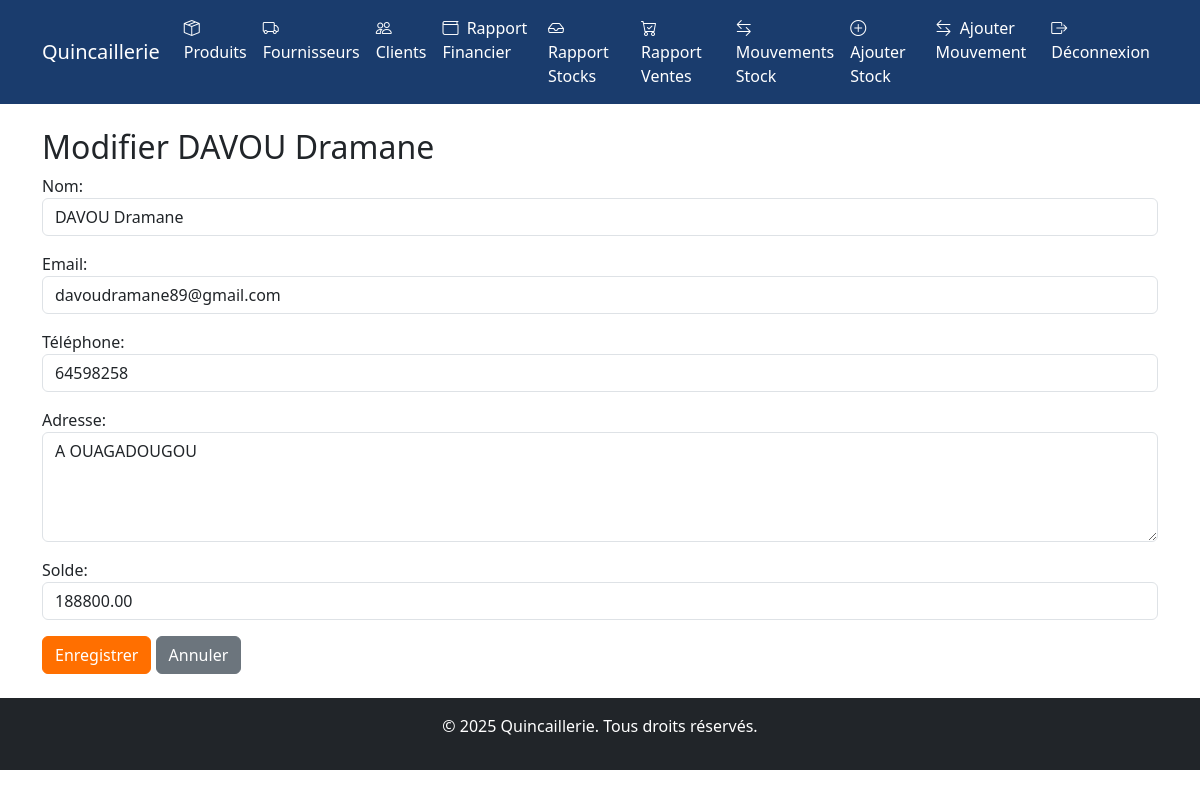
Screenshot of /clients/modifier/1/ (signed in) with the database file from the repository.
### clients/models.py (models this page shows, shortened)
class Client(models.Model):
    nom = models.CharField(max_length=200, verbose_name="Nom")
    email = models.EmailField(blank=True, verbose_name="Email")
    telephone = models.CharField(max_length=20, blank=True, verbose_name="Téléphone")
    adresse = models.TextField(blank=True, verbose_name="Adresse")
    solde = models.DecimalField(max_digits=10, decimal_places=2, default=0.00, verbose_name="Solde")
    date_creation = models.DateTimeField(auto_now_add=True)
    class Meta:
        verbose_name = "Client"
        verbose_name_plural = "Clients"

### clients/views.py (the view)
# urls.py: path('modifier/<int:pk>/', views.modifier_client, name='modifier_client'),
@login_required
def modifier_client(request, pk):
    client = get_object_or_404(Client, pk=pk)
    if request.method == 'POST':
        form = ClientForm(request.POST, instance=client)
        if form.is_valid():
            form.save()
            messages.success(request, 'Client modifié avec succès.')
            return redirect('clients:liste_clients')
    else:
        form = ClientForm(instance=client)
    return render(request, 'clients/formulaire_client.html', {'form': form, 'titre': f'Modifier {client.nom}'})

### clients/forms.py
class ClientForm(forms.ModelForm):
    class Meta:
        model = Client
        fields = ['nom', 'email', 'telephone', 'adresse', 'solde']
        widgets = {
            'nom': forms.TextInput(attrs={'class': 'form-control'}),
            'email': forms.EmailInput(attrs={'class': 'form-control'}),
            'telephone': forms.TextInput(attrs={'class': 'form-control'}),
            'adresse': forms.Textarea(attrs={'class': 'form-control', 'rows': 4}),
            'solde': forms.NumberInput(attrs={'class': 'form-control'}),
        }

### clients/templates/clients/formulaire_client.html (shortened to what this page needs)
{% extends 'base.html' %}
{% block contenu %}
    <h2>{{ titre }}</h2>
    <form method="post">
        {{ form.as_p }}
        <button type="submit" class="btn btn-primary">Enregistrer</button>
        <a href="{% url 'liste_clients' %}" class="btn btn-secondary">Annuler</a>
    </form>
{% endblock %}

### static/css/styles.css (style rules this page uses)
.form-control { border-radius: 6px; }
.btn-primary, .btn-outline-primary { background-color: #ff6f00; border-color: #ff6f00; transition: background-color 0.3s ease, transform 0.2s ease; }

### rows the page displays
Client: nom "DAVOU Dramane", email "davoudramane89@gmail.com", telephone "64598258", adresse "A OUAGADOUGOU", solde "188800.00"

### other values shown
{{ titre }} "Modifier DAVOU Dramane"
